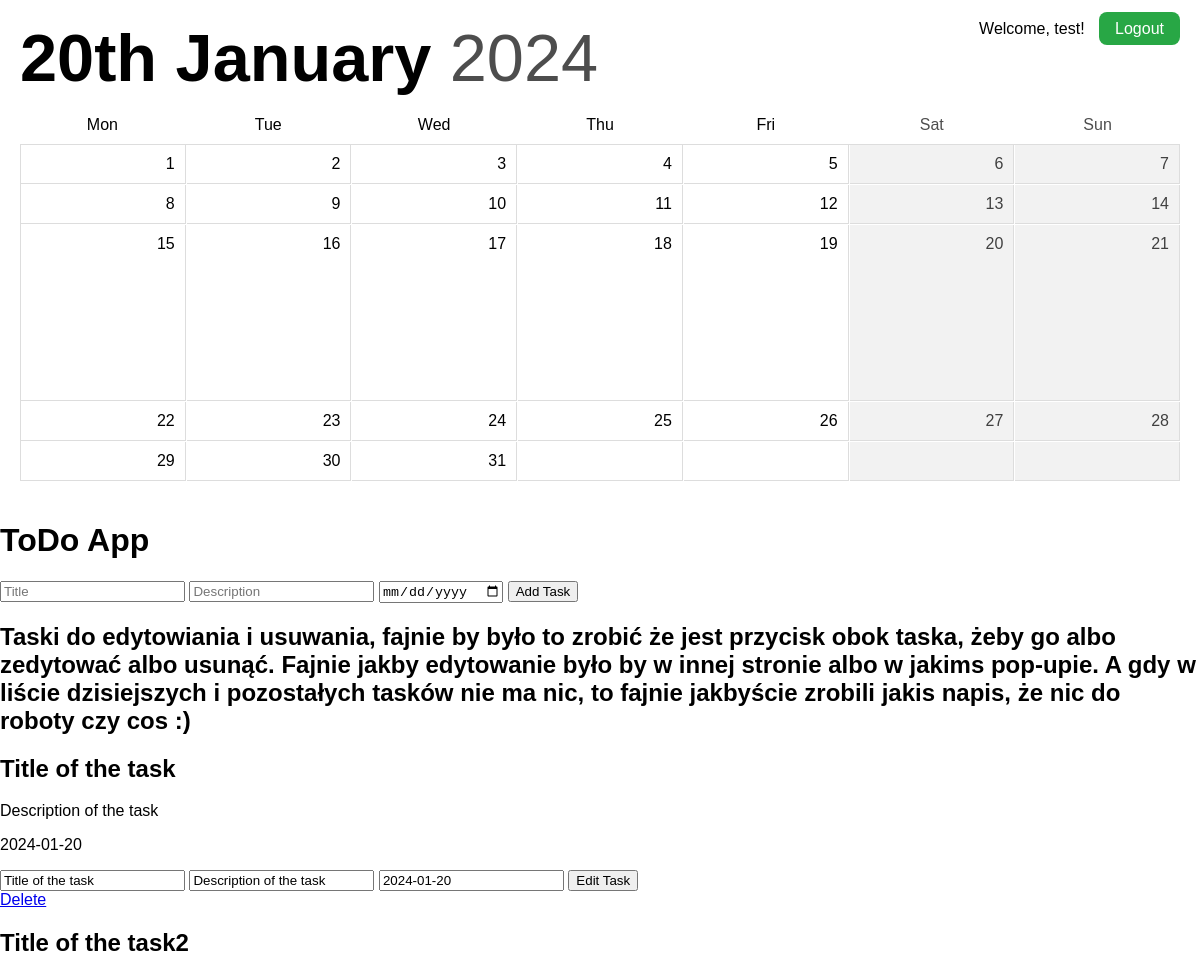
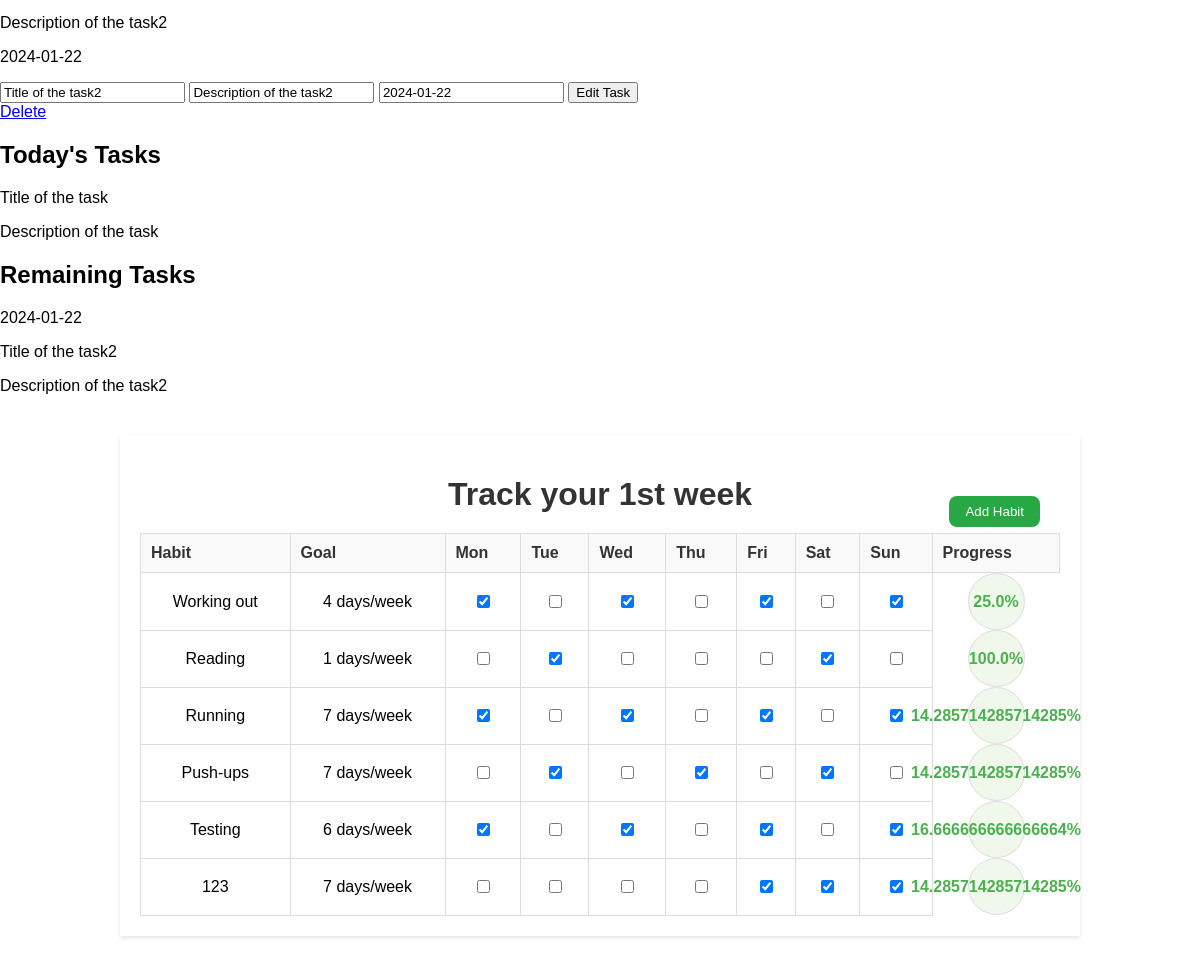
Screenshot of / (signed in) with the database file from the repository (2 pictures, top to bottom).
### app.py (models this page shows)
class User(db.Model):
    id = db.Column(db.Integer, primary_key=True)
    username = db.Column(db.String(80), unique=True, nullable=False)
    password = db.Column(db.String(120), nullable=False)

class Task(db.Model):
    id = db.Column(db.Integer, primary_key=True)
    title = db.Column(db.String(80), nullable=False)
    description = db.Column(db.String(200), nullable=False)
    day = db.Column(db.String(20), nullable=False)
    user_id = db.Column(db.Integer, db.ForeignKey('user.id'), nullable=False)
    user = db.relationship('User', backref=db.backref('tasks', lazy=True))

class Habit(db.Model):
    id = db.Column(db.Integer, primary_key=True)
    habit_name = db.Column(db.String(100), nullable=False)
    goal_days = db.Column(db.Integer, nullable=False)
    user_id = db.Column(db.Integer, db.ForeignKey('user.id'), nullable=False)
    user = db.relationship('User', backref=db.backref('habits', lazy=True))

### app.py (the view)
@app.route('/')
def home():
    if 'user_id' not in session:
        return redirect(url_for('login'))
    user_id = session['user_id']
    user = User.query.get(user_id)
    if user:
        calendar_data = generate_calendar_data()
        habits = Habit.query.filter_by(user_id=user.id).all()
        habit_logs = HabitLog.query.filter(
            HabitLog.habit_id.in_([habit.id for habit in habits]),
            db.extract('month', HabitLog.log_date) == datetime.datetime.now().month
        ).all()
        habit_tracking_data = {}
        for habit in habits:
            habit_logs_for_habit = [log for log in habit_logs if log.habit_id == habit.id]
            habit_tracking_data[habit.id] = {
                'habit_name': habit.habit_name,
                'goal_days': habit.goal_days,
                'logs': {log.log_date.day: log.progress for log in habit_logs_for_habit}
            }
        now = datetime.datetime.now()
        formatted_date = f"{ordinal(now.day)} {now.strftime('%B')}"
        current_year = f"{now.strftime('%Y')}"
        checkbox_states = get_checkbox_states(user.id)
        tasks = Task.query.filter_by(user_id=user.id).all()
        today = datetime.datetime.today().date()
        tasks_today = Task.query.filter_by(user_id=user.id, day=today).all()
        tasks_remaining = Task.query.filter(Task.user_id == user.id, Task.day > today).all()
        return render_template('index.html', user=user, calendar_data=calendar_data,
                               formatted_date=formatted_date, current_year=current_year, username=user.username,
                               habits=habits, habit_tracking_data=habit_tracking_data, checkbox_states=checkbox_states,
                               tasks=tasks, tasks_today=tasks_today, tasks_remaining=tasks_remaining)
    else:
        return redirect(url_for('login'))

### app.py (called while the page is built)
def generate_calendar_data(year=None, month=None):
    now = datetime.datetime.now()
    current_year = year or now.year
    current_month = month or now.month
    _, days_in_month = calendar.monthrange(current_year, current_month)
    first_day_of_month = datetime.date(current_year, current_month, 1)
    first_day_of_week = first_day_of_month.weekday()
    leading_empty_cells = first_day_of_week
    calendar_grid = [None] * leading_empty_cells + list(range(1, days_in_month + 1))
    trailing_empty_cells = (7 - (len(calendar_grid) % 7)) % 7
    calendar_grid += [None] * trailing_empty_cells
    calendar_grid_2d = [calendar_grid[i:i+7] for i in range(0, len(calendar_grid), 7)]
    calendar_data = {
        'current_date': now.strftime("%B %Y"),
        'days_in_month': calendar_grid_2d,
        'current_day': now.day,
    }
    return calendar_data

def ordinal(number):
    if 10 <= number % 100 <= 20:
        suffix = 'th'
    else:
        suffix = {1: 'st', 2: 'nd', 3: 'rd'}.get(number % 10, 'th')
    return f"{number}{suffix}"

def get_checkbox_states(user_id):
    checkbox_states = {}
    habit_logs = HabitLog.query.join(Habit).filter(Habit.user_id == user_id).all()
    for log in habit_logs:
        checkbox_states[(log.habit_id, log.day_index)] = log.checked
    return checkbox_states

### templates/index.html (shortened to what this page needs)
<!DOCTYPE html>
<html lang="en">
<head>
        <link rel="stylesheet" href="../static/style.css">
</head>
<body>
    <div id="top-bar">
        <div id="date">
            <span class="formatted-date">{{ formatted_date }}</span>
            <span class="current-year">{{ current_year }}</span>
        </div>
        <div id="account">
            {% if username %}
            <span class="username">Welcome, {{ username }}!</span>
            <a href="{{ url_for('logout') }}" class="logout-button">Logout</a>
            {% endif %}
        </div>
    </div>
    <div id="calendar">
        <div id="weekdays">
            <div class="name">Mon</div>
            <div class="name">Tue</div>
            <div class="name">Wed</div>
            <div class="name">Thu</div>
            <div class="name">Fri</div>
            <div class="weekend">Sat</div>
            <div class="weekend">Sun</div>
        </div>
        <div id="month-view">
            {% for week in calendar_data.days_in_month %}
            {% for day in week %}
            {% if day %}
            {% if day == calendar_data.current_day %}
            <div class="day current-day">{{ day }}</div>
            {% else %}
            <div class="day">{{ day }}</div>
            {% endif %}
            {% else %}
            <div class="day"></div>
            {% endif %}
            {% endfor %}
            {% endfor %}
        </div>
    </div>
    <h1>ToDo App</h1>
    <form method="POST" action="/add_task">
        <input type="text" name="title" placeholder="Title">
        <input type="text" name="description" placeholder="Description">
        <input type="date" name="day">
        <input type="submit" value="Add Task">
    </form>
    <h2>Taski do edytowiania i usuwania, fajnie by było to zrobić że jest przycisk obok taska, żeby go albo zedytować
        albo usunąć. Fajnie jakby edytowanie było by w innej stronie albo w jakims pop-upie. A gdy w liście dzisiejszych
        i pozostałych tasków nie ma nic, to fajnie jakbyście zrobili jakis napis, że nic do roboty czy cos :)</h2>
    {% for task in tasks %}
    <div>
        <h2>{{ task.title }}</h2>
        <p>{{ task.description }}</p>
        <p>{{ task.day }}</p>
        <form method="POST" action="/edit_task/{{ task.id }}">
            <input type="text" name="title" value="{{ task.title }}">
            <input type="text" name="description" value="{{ task.description }}">
            <input type="text" name="day" value="{{ task.day }}">
            <input type="submit" value="Edit Task">
        </form>
        <a href="/delete_task/{{ task.id }}">Delete</a>
    </div>
    {% endfor %}
    <h2>Today's Tasks</h2>
        {% for task in tasks_today %}
            <p>{{ task.title }}</p>
            <p>{{ task.description }}</p>
        {% endfor %}
    <h2>Remaining Tasks</h2>
        {% for task in tasks_remaining %}
            <p>{{ task.day }}</p>
            <p>{{ task.title }}</p>
            <p>{{ task.description }}</p>
        {% endfor %}
    <div class="tracker-container">
        <header>
            <h1>Track your 1st week</h1>
            <button class="addHabitButton">Add Habit</button>
        </header>
        <table class="habit-tracker">
            <thead>
              <tr>
                <th>Habit</th>
                <th>Goal</th>
                {% for day in ['Mon', 'Tue', 'Wed', 'Thu', 'Fri', 'Sat', 'Sun'] %}
                  <th>{{ day }}</th>
                {% endfor %}
                <th>Progress</th>
              </tr>
            </thead>
            <tbody>
              {% for habit in habits %}
                <tr>
                    <td>{{ habit.habit_name }}</td>
                    <td>{{ habit.goal_days }} days/week</td>
                    {% for day in ['Mon', 'Tue', 'Wed', 'Thu', 'Fri', 'Sat', 'Sun'] %}
                        <td>
                           <input
                               type="checkbox"
                               data-habit-id="{{ habit.id }}"
                               data-day-index="{{ loop.index }}"
                               {% if (habit.id, loop.index) in checkbox_states and checkbox_states[(habit.id, loop.index)] %}checked{% endif %}
                           >
                        </td>
                    {% endfor %}
                    <td class="progress habit-{{ habit.id }}-progress">{{ habit_tracking_data[habit.id]['logs']|length / habit.goal_days * 100 }}%</td>
                </tr>
            </tbody>
          {% endfor %}
        </table>
    </div>
</body>
</html>

### static/style.css (style rules this page uses)
#date { font-family: 'SFR', sans-serif; font-size: 50pt; }
.formatted-date { font-weight: 700; }
.current-year { font-weight: 100; color: #4d4d4d }
body { margin: 0; font-family: 'SFP', sans-serif; }
#top-bar { color: black; text-align: left; margin: 20px 20px 0px 20px; }
#account { position: absolute; top: 20px; right: 20px; }
.username { margin-right: 10px; }
.logout-button { text-decoration: none; background-color: #28a745; color: #fff; border: none; padding: 8px 16px; border-radius: 8px; cursor: pointer; }
#calendar { width: 100%; display: flex; flex-direction: column; text-align: right; }
.weekend { font-weight: 100; color: #4d4d4d; }
#weekdays { display: grid; grid-template-columns: repeat(7, 1fr); gap: 1px; margin: 20px 20px -10px 20px; text-align: center; }
#month-view { display: grid; grid-template-columns: repeat(7, 1fr); gap: 1px; margin: 20px; border-left: 1px solid #ddd; border-top: 1px solid #ddd; }
.day, .current-day { width: 100%; padding: 10px; cursor: pointer; box-sizing: border-box; position: relative; border-right: 1px solid #ddd; border-bottom: 1px solid #ddd; }
.current-day { background-color: #ffc299; height: 0; padding-bottom: 100%; position: relative; font-weight: 500; }
#month-view .day:nth-child(6), #month-view .day:nth-child(7), #month-view .day:nth-child(13), #month-view .day:nth-child(14), #month-view .day:nth-child(20), #month-view .day:nth-child(21), #month-view .day:nth-child(27), #month-view .day:nth-child(28), #month-view .day:nth-child(34), #month-view .day:nth-child(35) { background-color: #f2f2f2; color: #404040; }
.tracker-container { width: 80%; margin: 40px auto; background-color: #fff; box-shadow: 0 2px 4px rgba(0, 0, 0, 0.1); padding: 20px; box-sizing: border-box; }
header h1 { color: #333; text-align: center; margin-bottom: 20px; }
header { position: relative; }
.habit-tracker { width: 100%; border-collapse: collapse; }
.habit-tracker thead th { background-color: #f9f9f9; color: #333; padding: 10px; text-align: left; }
.habit-tracker th, .habit-tracker td { border: 1px solid #ddd; padding: 10px; text-align: center; }
input[type="checkbox"] { cursor: pointer; }
.habit-tracker td { text-align: center; }
.progress { width: 35px; height: 35px; border-radius: 50%; background-color: #eff8eb; display: flex; align-items: center; justify-content: center; font-weight: bold; color: #4CAF50; margin: auto; }
.addHabitButton { position: absolute; top: 20px; right: 20px; align: right text-decoration: none; background-color: #28a745; color: #fff; border: none; padding: 8px 16px; border-radius: 8px; cursor: pointer; }

### rows the page displays
User: username "test"
Task: title "Title of the task", description "Description of the task", day "2024-01-20"
Task: title "Title of the task2", description "Description of the task2", day "2024-01-22"
Habit: habit_name "Working out", goal_days "4", id "☑" "☑" "☑" "☑", habit_tracking_data "25.0"
Habit: habit_name "Reading", goal_days "1", id "☑" "☑", habit_tracking_data "100.0"
Habit: habit_name "Running", goal_days "7", id "☑" "☑" "☑" "☑", habit_tracking_data "14.285714285714285"
Habit: habit_name "Push-ups", goal_days "7", id "☑" "☑" "☑", habit_tracking_data "14.285714285714285"
Habit: habit_name "Testing", goal_days "6", id "☑" "☑" "☑" "☑", habit_tracking_data "16.666666666666664"
Habit: habit_name "123", goal_days "7", id "☑" "☑" "☑", habit_tracking_data "14.285714285714285"

### other values shown
{{ current_year }} "2024"
{{ day }} "1" "2" "3" "4" "5" "6" "7" "8" "9" "10" "11" "12" "13" "14" "15" "16" "17" "18" "19" "21" "22" "23" "24" "25" "26" "27" "28" "29" "30" "31"
{{ day }} "20"
{{ day }} "Mon" "Tue" "Wed" "Thu" "Fri" "Sat" "Sun"
